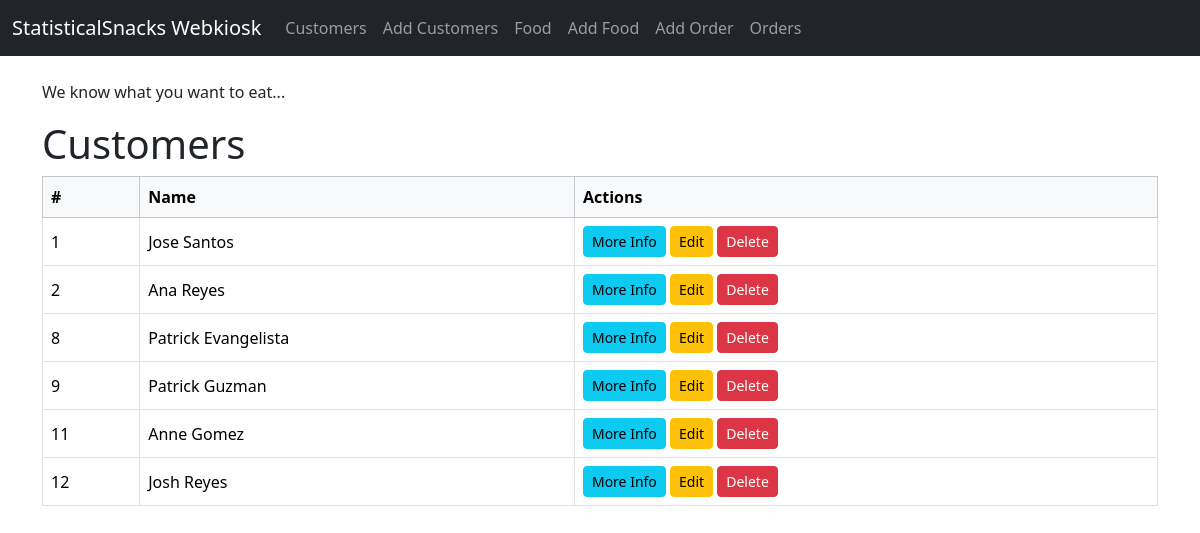
The app's page /webkiosk/customers/, older data.
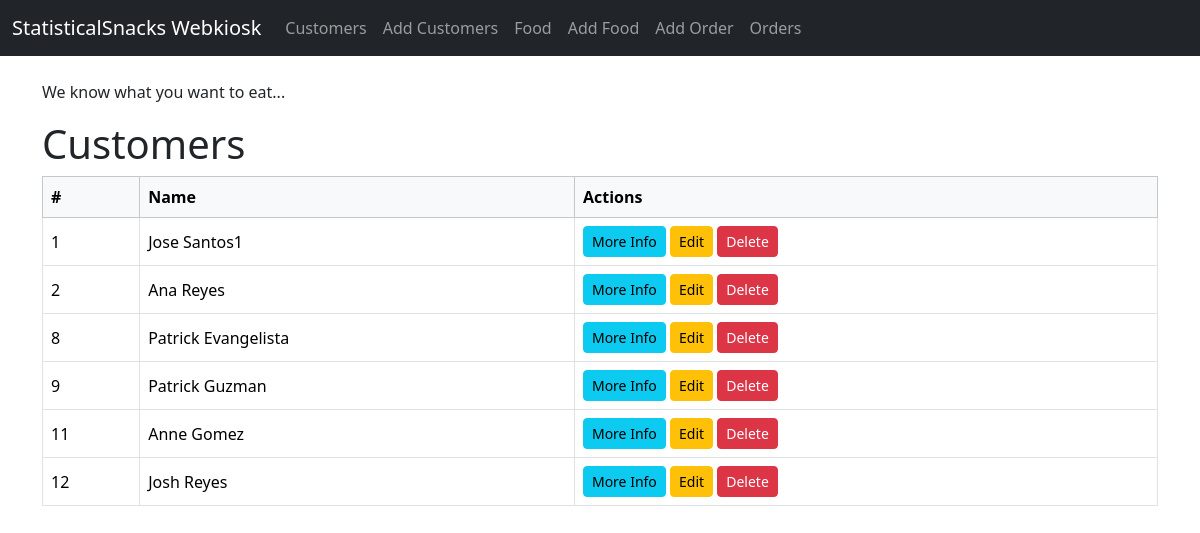
The same page, newer data.
### webkiosk/models.py (models this page shows, shortened)
class Customer(models.Model):
    firstname = models.CharField(max_length=20)
    lastname = models.CharField(max_length=20)
    date_joined = models.DateTimeField(auto_now_add=True)

### webkiosk/views.py (the view)
# urls.py: path('customers/', views.listcustomers, name='customer-list'),
def listcustomers(request):
    customerlist = Customer.objects.all()
    context = {'customerlist': customerlist }
    return render(request, 'webkiosk/customer_list.html', context)

### webkiosk/templates/webkiosk/customer_list.html (shortened to what this page needs)
{% extends 'webkiosk/base_template.html' %}
{% block content %}
<h1> Customers</h1>
<table class="table table-hover table-bordered align-middle">
    <thead class="table-light">
      <tr>
        <th>#</th>
        <th>Name</th>
        <th>Actions</th>
      </tr>
    </thead>
    <tbody>
      {% for customer in customerlist %}
      <tr>
        <td>{{ customer.id }}</td>
        <td>{{ customer.firstname }} {{ customer.lastname }}</td>
        <td>
          <a href="{% url 'webkiosk:customer-detail' customer.id %}" class="btn btn-sm btn-info">More Info</a>
          <a href="{% url 'webkiosk:customer-update' customer.id %}" class="btn btn-sm btn-warning">Edit</a>
          <a href="{% url 'webkiosk:customer-delete' customer.id %}" class="btn btn-sm btn-danger">Delete</a>
        </td>
      </tr>
      {% empty %}
      <tr>
        <td colspan="3" class="text-center">There are currently 0 customers.</td>
      </tr>
      {% endfor %}
    </tbody>
  </table>
{% endblock %}

Row changes from the older to the newer data that the page shows:
changed Customer "Jose": lastname "Santos" → "Santos1"
